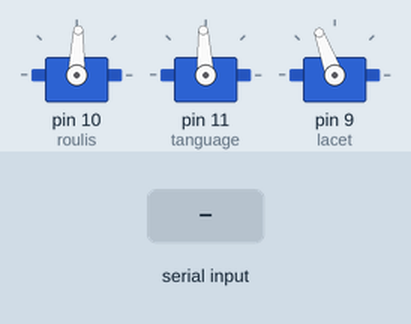
This sketch was run on a simulated Arduino Uno, built with avr-gcc and run on an emulated ATmega328P. On the bench: 3 × servo. Inputs (shaded band) come from the test bench.

Above: at 1.2 s.
1.3 s: "V" received over Serial
At 4.1 s:
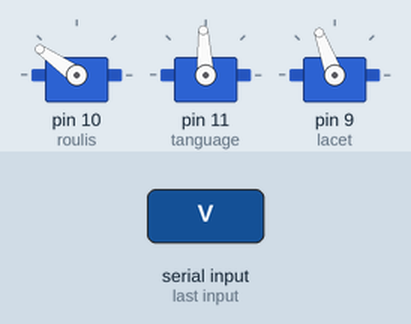
4.3 s: "U90\n" received over Serial
At 7.1 s:
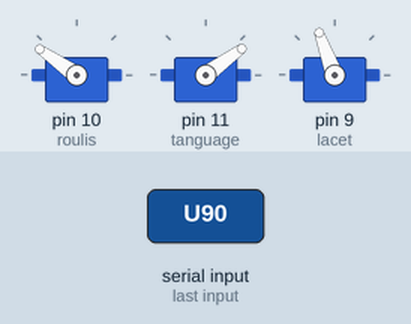
7.3 s: "#" received over Serial
At 7.8 s:
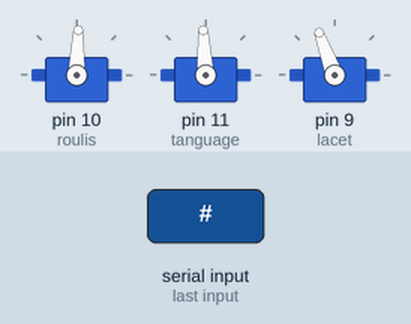
8.9 s: "U,45\n" received over Serial
At 12.2 s:
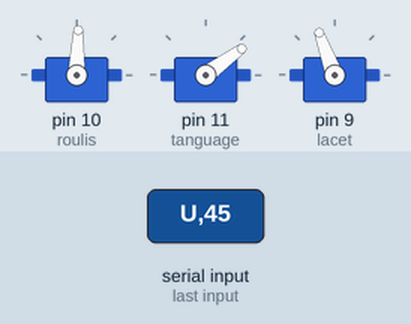
Timing chart, 0 to 12.9 s (numbered marks = the images above; inputs shaded):
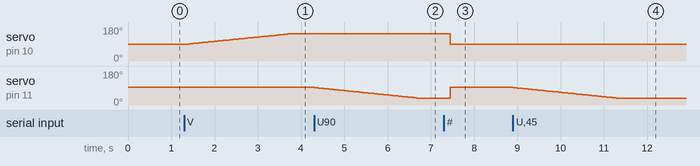

Measured:
- after the input at 1.3 s, servo on pin 10 (roulis): moves from 88° to 145° over 2.5 s, starting at once
- after the input at 4.3 s, servo on pin 11 (tanguage): moves from 93° to 36° over 2.4 s, starting at once
- after the input at 7.3 s, servo on pin 10 (roulis): 145° → 88° after 0.15 s; servo on pin 11 (tanguage): 36° → 93° after 0.15 s
- after the input at 8.9 s, servo on pin 11 (tanguage): moves from 93° to 36° over 2.4 s, starting at once

The sketch:

ArduinoPWM.ino
```cpp
#include <Servo.h>

#define MIDDLE_ROULIS 1450
#define MIDDLE_TANGUAGE 1500
#define MIDDLE_LACET 1675

#define SPEED 0.03
#define MAX 19500
#define MIN -19500

Servo roulis;
Servo tanguage;
Servo lacet;

int R = 0;
int T = 0;
int L = 0;

float RR = 0;
float TT = 0;

char lastByte;

void setup() {
  Serial.begin(9600);
  Serial.setTimeout(50);

  roulis.attach(10);
  roulis.writeMicroseconds(MIDDLE_ROULIS);

  tanguage.attach(11);
  tanguage.writeMicroseconds(MIDDLE_TANGUAGE);

  lacet.attach(9);
  lacet.writeMicroseconds(MIDDLE_LACET);
}

void loop() {
    char firstByte = (char)Serial.read();

    if (firstByte == '#') {
      TT = 0;
      RR = 0;
      lastByte = '#';
      R = Serial.parseInt();
      T = Serial.parseInt();
      L = Serial.parseInt();
      roulis.writeMicroseconds(MIDDLE_ROULIS - R);
      tanguage.writeMicroseconds(MIDDLE_TANGUAGE - T);
      lacet.writeMicroseconds(MIDDLE_LACET - L);
    }

    else if (firstByte == '@') {
      lastByte = '@';
      lacet.writeMicroseconds(MIDDLE_LACET);
    }
    else if (firstByte == 'U' || lastByte == 'U') {
      TT++;
      lastByte = 'U';
      tanguage.writeMicroseconds(MIDDLE_TANGUAGE - (int)round(TT*SPEED));
    }
    else if (firstByte == 'D' || lastByte == 'D') {
      TT--;
      lastByte = 'D';
      tanguage.writeMicroseconds(MIDDLE_TANGUAGE - (int)round(TT*SPEED));
    }
    else if (firstByte == 'R') {
      lastByte = 'R';
      lacet.writeMicroseconds(MIDDLE_LACET + 1500*SPEED);
    }
    else if (firstByte == 'L') {
      lastByte = 'L';
      lacet.writeMicroseconds(MIDDLE_LACET - 1500*SPEED);
    }
    else if (firstByte == 'W' || lastByte == 'W') {
      RR++;
      lastByte = 'W';
      roulis.writeMicroseconds(MIDDLE_ROULIS - (int)round(RR*SPEED));
    }
    else if (firstByte == 'V' || lastByte == 'V') {
      RR--;
      lastByte = 'V';
      roulis.writeMicroseconds(MIDDLE_ROULIS - (int)round(RR*SPEED));
    }

    if (TT > MAX) TT = MAX;
    if (TT < MIN) TT = MIN;
    if (RR > MAX) RR = MAX;
    if (RR < MIN) RR = MIN;
}
```
